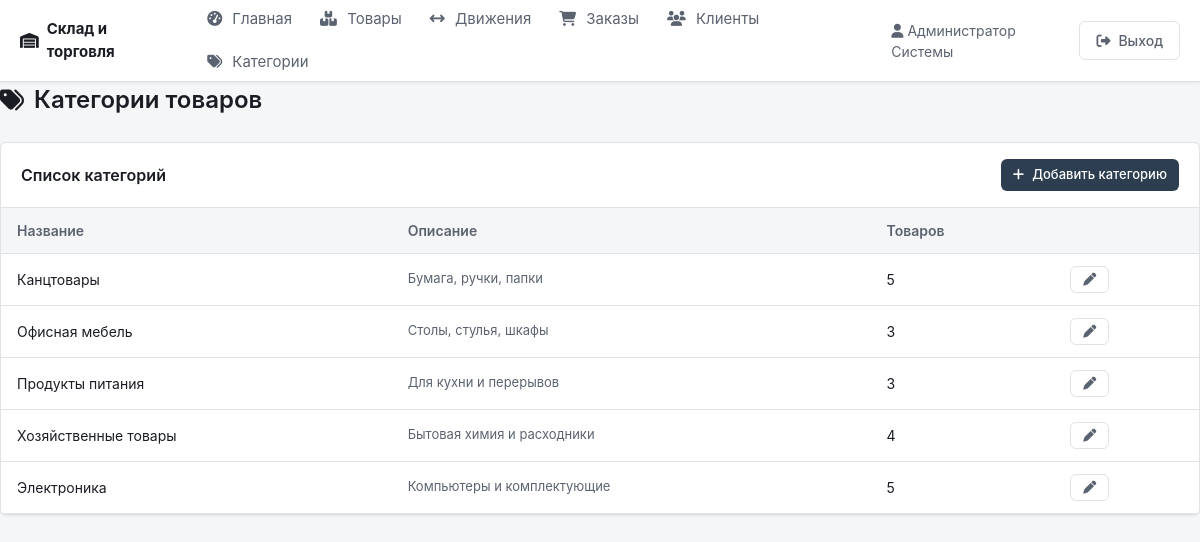
/categories.php (signed in), run on the app's committed database.
### tables this page shows
CREATE TABLE categories (
    id INT UNSIGNED AUTO_INCREMENT PRIMARY KEY,
    name VARCHAR(128) NOT NULL,
    description VARCHAR(255) DEFAULT NULL
);

### categories.php (the view, shortened to what this page needs)
<?php
$pdo = getDb();
$categories = $pdo->query('SELECT c.*, (SELECT COUNT(*) FROM products WHERE category_id = c.id) AS products_count FROM categories c ORDER BY c.name')->fetchAll(PDO::FETCH_ASSOC);
require_once __DIR__ . '/includes/header.php';
?>
<h1 class="page-title"><i class="fa-solid fa-tags"></i> Категории товаров</h1>
<div class="card">
    <div class="card-header">
        <h2>Список категорий</h2>
        <a href="/po_alina/category_edit.php" class="btn btn-primary btn-sm"><i class="fa-solid fa-plus"></i> Добавить категорию</a>
    </div>
    <div class="table-wrap">
        <table>
            <thead>
                <tr>
                    <th>Название</th>
                    <th>Описание</th>
                    <th>Товаров</th>
                    <th></th>
                </tr>
            </thead>
            <tbody>
                <?php foreach ($categories as $c): ?>
                <tr>
                    <td><?= htmlspecialchars($c['name']) ?></td>
                    <td class="text-muted"><?= htmlspecialchars($c['description'] ?: '—') ?></td>
                    <td><?= (int) $c['products_count'] ?></td>
                    <td><a href="/po_alina/category_edit.php?id=<?= (int) $c['id'] ?>" class="btn btn-outline btn-sm"><i class="fa-solid fa-pen"></i></a></td>
                </tr>
                <?php endforeach; ?>
            </tbody>
        </table>
    </div>
</div>
<?php require_once __DIR__ . '/includes/footer.php'; ?>

### assets/css/style.css (style rules this page uses)
:root { --bg: #f5f6f8; --surface: #ffffff; --border: #e0e2e6; --text: #1a1d23; --text-muted: #5c6370; --primary: #2c3e50; --primary-hover: #1a252f; --accent: #3498db; --accent-hover: #2980b9; --success: #27ae60; --error: #c0392b; --warning: #d35400; --shadow: 0 1px 3px rgba(0,0,0,0.08); --radius: 6px; }
* { box-sizing: border-box; }
body { margin: 0; font-family: -apple-system, BlinkMacSystemFont, 'Segoe UI', Roboto, 'Helvetica Neue', Arial, sans-serif; font-size: 15px; line-height: 1.5; color: var(--text); background: var(--bg); min-height: 100vh; }
a { color: var(--accent); text-decoration: none; }
.btn { display: inline-flex; align-items: center; gap: 8px; padding: 8px 16px; border-radius: var(--radius); font-size: 14px; font-weight: 500; border: none; cursor: pointer; text-decoration: none; transition: background 0.15s, color 0.15s; }
.btn-primary { background: var(--primary); color: #fff; }
.btn-outline { background: transparent; color: var(--text-muted); border: 1px solid var(--border); }
.btn-sm { padding: 6px 12px; font-size: 13px; }
.page-title { margin: 0 0 24px; font-size: 24px; font-weight: 600; color: var(--text); display: flex; align-items: center; gap: 10px; }
.card { background: var(--surface); border: 1px solid var(--border); border-radius: var(--radius); box-shadow: var(--shadow); overflow: hidden; margin-bottom: 24px; }
.card-header { padding: 16px 20px; border-bottom: 1px solid var(--border); display: flex; align-items: center; justify-content: space-between; flex-wrap: wrap; gap: 12px; }
.card-header h2 { margin: 0; font-size: 16px; font-weight: 600; }
.table-wrap { overflow-x: auto; }
table { width: 100%; border-collapse: collapse; font-size: 14px; }
th, td { padding: 12px 16px; text-align: left; border-bottom: 1px solid var(--border); }
th { background: var(--bg); font-weight: 600; color: var(--text-muted); }
.text-muted { color: var(--text-muted); font-size: 13px; }

### data on the page
categories: name "Канцтовары", description "Бумага, ручки, папки", products_count "5"
categories: name "Офисная мебель", description "Столы, стулья, шкафы", products_count "3"
categories: name "Продукты питания", description "Для кухни и перерывов", products_count "3"
categories: name "Хозяйственные товары", description "Бытовая химия и расходники", products_count "4"
categories: name "Электроника", description "Компьютеры и комплектующие", products_count "5"

### other printed values
currentUser()['full_name'] "Администратор Системы"
